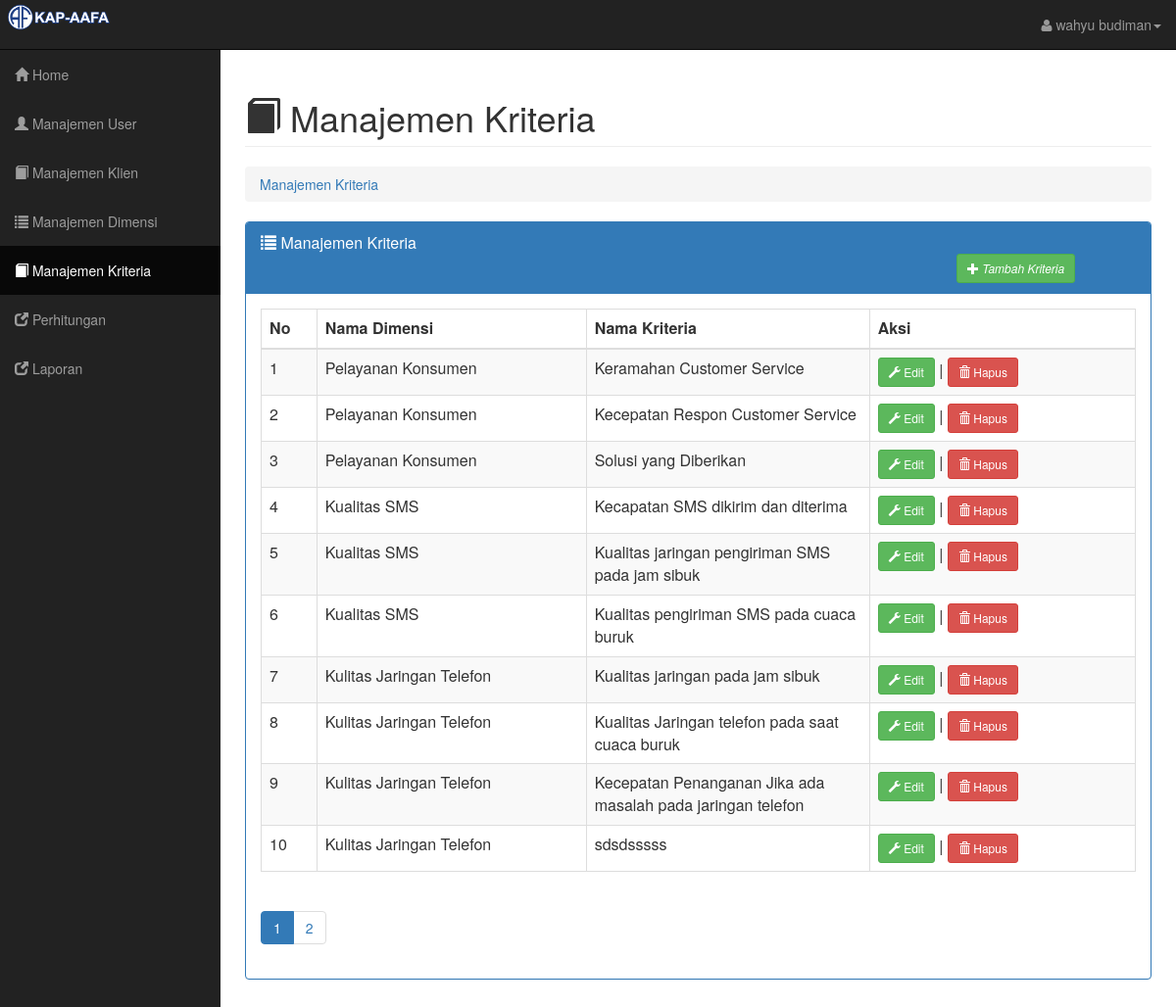
Screenshot of /adminweb/master.php?module=description (signed in) with the database file from the repository.
### tables this page shows
CREATE TABLE IF NOT EXISTS `tdescription` (
  `descriptionId` int(11) NOT NULL AUTO_INCREMENT,
  `description` text NOT NULL,
  `groupId` int(11) NOT NULL,
  `CreatedDate` datetime NOT NULL,
  `CreatedUser` int(11) NOT NULL,
  `ModifiedDate` datetime NOT NULL,
  `ModifiedUser` int(11) NOT NULL,
  PRIMARY KEY (`descriptionId`),
  KEY `groupId` (`groupId`)
);

CREATE TABLE IF NOT EXISTS `tgroup` (
  `groupId` int(11) NOT NULL AUTO_INCREMENT,
  `groupName` varchar(255) NOT NULL,
  `CreatedDate` datetime NOT NULL,
  `CreatedUser` int(11) NOT NULL,
  `ModifiedDate` datetime NOT NULL,
  `ModifiedUser` int(11) NOT NULL,
  PRIMARY KEY (`groupId`),
  KEY `CreatedUser` (`CreatedUser`,`ModifiedUser`),
  KEY `CreatedUser_2` (`CreatedUser`)
);

### adminweb/modul/mod_deskripsi/deskripsi.php (the view, shortened to what this page needs)
<?php
$aksi = "modul/mod_deskripsi/aksi_deskripsi.php";
switch($_GET[act]){
	default:
	?>
	<div class="row">
	    <div class="col-lg-12">
	        <h1 class="page-header">
	            <i class="glyphicon glyphicon-book"></i> Manajemen Kriteria
	        </h1>
	        <ol class="breadcrumb">
	            <li class="active">
	                 <a href="master.php?module=description">Manajemen Kriteria</a>
	            </li>
	        </ol>
	    </div>
	</div>
	<div class="panel panel-primary">
		<div class="panel-heading">
			<div class="panel-title"><span class="glyphicon glyphicon-list"></span> Manajemen Kriteria <i style="margin-left:710px;"><?php if($_SESSION['level']=="Super"){?><button class="btn btn-success btn-sm " onclick="window.location.href='?module=description&act=tambahpertanyaan'"><span class="glyphicon glyphicon-plus"></span> Tambah Kriteria </button></i><?php }?></div>
		</div>
		<div class="panel-body">
			<table id="tablekonten" class="table table-striped table-bordered table-responsive" style="">
				<thead>
					<th width="1%"><div id="konten">No</div></th>
					<th width="10%"><div id="konten">Nama Dimensi</div></th>
					<th width="10%"><div id="konten">Nama Kriteria</div></th>
					<th width="10%"><div id="konten">Aksi</div></th>
				</thead>
				<tbody>
					<?php
						$p      = new PagingSoal();
						$batas  = 10;
						$posisi = $p->cariPosisi($batas);
					    $tampil = mysqli_query($hore,"SELECT * FROM tdescription left join tgroup on tgroup.groupId = tdescription.groupId order by tdescription.groupId asc limit $posisi,$batas ");
					    $no = $posisi+1;
						while ($data = mysqli_fetch_array($tampil)){
							?>
							<tr>
								<td><div id="kontentd"><?php echo $no; ?></div></td>
								<td><div id="kontentd"><?php echo $data['groupName'];?></div></td>
								<td><div id="kontentd"><?php echo $data['description'];?></div></td>
								<td><div id="kontentd"><?php if($_SESSION['level']=="Super"){?><a href="?module=description&act=editdescription&id=<?php echo $data['descriptionId'];?>"><button class="btn btn-success btn-sm" ><span class="glyphicon glyphicon-wrench"></span> Edit</button></a> | <a href="<?php echo $aksi;?>?module=description&act=hapus&id=<?php echo $data['descriptionId'];?>"><button class="btn btn-danger btn-sm" onclick="return confirm('Hapus Kriteria?')"><span class="glyphicon glyphicon-trash"></span> Hapus</button></a><?php } ?></div>
								</td>
							</tr>
							<?php
							$no++;
						}
						$jmldata = mysqli_num_rows(mysqli_query($hore,"SELECT * FROM tdescription"));
						$jmlhalaman  = $p->jumlahHalaman($jmldata, $batas);
						$linkHalaman = $p->navHalaman($_GET[halaman], $jmlhalaman);
					?>
				</tbody>
			</table>
			<?php echo "<ul class='pagination'> $linkHalaman </ul>"; ?>
		</div>
	</div>
	<?php
	break;
	?>
    <?php
}
?>

### adminweb/master.php (shortened to what this page needs)
<?php
if (empty($_SESSION[username]) AND empty($_SESSION[password])){
    echo "
    <center>Untuk mengakses modul, Anda harus login <br>";
    echo "<a href=../index.php><b>LOGIN</b></a></center>";
}
else{
?>
<html lang="en">
<head>
    <link href="../css/bootstrap.min.css" rel="stylesheet">
    <link rel="stylesheet" href="//code.jquery.com/ui/1.11.2/themes/smoothness/jquery-ui.css">
    <link href="../css/sb-admin.css" rel="stylesheet">
    <link href="../font-awesome/css/font-awesome.min.css" rel="stylesheet" type="text/css">
</head>
<body>
    <div id="wrapper">
        <nav class="navbar navbar-inverse navbar-fixed-top" role="navigation">
            <div class="navbar-header">
                <a class="navbar-brand" style="height: 0px;padding: 0px 0px;" href="master.php">
                <img src="../images/logo-kapa.png" width="10%" alt=""></a>
            </div>
            <ul class="nav navbar-right top-nav">
                <li class="dropdown">
                    <a href="#" class="dropdown-toggle" data-toggle="dropdown"><i class="fa fa-user"></i> <?php echo $_SESSION[fullname] ?><b class="caret"></b></a>
                </li>
            </ul>
            <div class="collapse navbar-collapse navbar-ex1-collapse" >
                <ul class="nav navbar-nav side-nav">
                    <li class="<?php if($_GET['module']=='home'){echo'active';} ?>" >
                        <a href="?module=home"><i class="glyphicon glyphicon-home"></i> Home</a>
                    </li>
                    <?php if($_SESSION['level'] == 'Super') : ?>
                    <li class="<?php if($_GET['module']=='user'){echo'active';} ?>">
                        <a href="?module=user"><i class="glyphicon glyphicon-user"></i> Manajemen User</a>
                    </li>
                    <li class="<?php if($_GET['module']=='klien'){echo'active';} ?>">
                        <a href="?module=klien"><i class="glyphicon glyphicon-book"></i> Manajemen Klien </a>
                    </li>
                    <li class="<?php if($_GET['module']=='group'){echo'active';} ?>">
                        <a href="?module=group"><i class="glyphicon glyphicon-list"></i> Manajemen Dimensi</a>
                    </li>
                    <li class="<?php if($_GET['module']=='description'){echo'active';} ?>">
                        <a href="?module=description"><i class="glyphicon glyphicon-book"></i> Manajemen Kriteria </a>
                    </li>
                    <?php endif; ?>
                    <?php if(($_SESSION['level'] != 'Rekan') && ($_SESSION['level'] != 'Klien')) : ?>
                    <li class="<?php if($_GET['module']=='perhitungan'){echo'active';} ?>">
                        <a href="?module=perhitungan"><i class="glyphicon glyphicon-new-window"></i> Perhitungan</a>
                    </li>
                    <?php endif; ?>
                    <?php if(($_SESSION['level'] != 'Rekan') && ($_SESSION['level'] != 'Klien')) : ?>
                    <li class="<?php if($_GET['module']=='hasil'){echo'active';} ?>">
                        <a href="?module=hasil&sub=all"><i class="glyphicon glyphicon-new-window"></i> Laporan</a>
                    </li>
                    <?php endif; ?>
                </ul>
            </div>
        </nav>
        <div id="page-wrapper">
            <div class="container-fluid">
            <?php include "konten.php"; ?>
            </div>
        </div>
    </div>
</body>
</html>
<?php
}

### adminweb/konten.php (shortened to what this page needs)
<?php
include "../koneksi.php";
include "../fungsi/class_paging.php";
$module = $_GET['module'];
if ($module == 'group'){
	include "modul/mod_group/group.php";
}
elseif ($module == 'description'){
	include "modul/mod_deskripsi/deskripsi.php";
}
elseif ($module == 'hasil'){
	include "modul/mod_report/hasil.php";
}
elseif ($module == 'klien'){
	include "modul/mod_klien/klien.php";
}
elseif ($module == 'kuisioner'){
	include "modul/mod_kuisioner/kuisioner.php";
}
elseif ($module == 'grafik'){
	include "modul/mod_report/grafik.php";
}
elseif ($module == 'user'){
	include "modul/mod_user/user.php";
}
elseif ($module == 'perhitungan'){
	include "modul/mod_perhitungan/perhitungan.php";
}
elseif ($module == 'perhitungan_rekan'){
	include "modul/mod_perhitungan/perhitungan_rekan.php";
}
elseif ($module == 'perhitungan_rekan_layanan'){
	include "modul/mod_perhitungan/perhitungan_rekan_layanan.php";
}
else{
	include "modul/mod_home/home.php";
}
?>

### fungsi/class_paging.php (shortened to what this page needs)
<?php
class PagingSoal{
	function cariPosisi($batas){
		if(empty($_GET[halaman])){
			$posisi=0;
		}
		else{
			$posisi = ($_GET[halaman]-1) * $batas;
		}
		return $posisi;
	}
	function jumlahHalaman($jmldata, $batas){
		$jmlhalaman = ceil($jmldata/$batas);
		return $jmlhalaman;
	}
	function navHalaman($halaman_aktif, $jmlhalaman){
		$link_halaman = "";
		for ($i=1; $i<=$jmlhalaman; $i++){
			if ($i == $halaman_aktif){
				$link_halaman .= "<li class='active'><a href='$_SERVER[PHP_SELF]?module=description'>$i</a></li> ";
			}
			else{
				$link_halaman .= "<li><a href='$_SERVER[PHP_SELF]?module=description&halaman=$i'>$i</a></li>";
			}
			$link_halaman .= " ";
		}
		return $link_halaman;
	}
}
?>

### css/sb-admin.css (style rules this page uses)
body { margin-top: 100px; background-color: #222; }
@media (min-width:768px) { body { margin-top: 50px; } }
#wrapper { padding-left: 0; }
#page-wrapper { width: 100%; padding: 0; background-color: #fff; }
@media (min-width:768px) { #wrapper { padding-left: 225px; } }
@media (min-width:768px) { #page-wrapper { padding: 10px; } }
.top-nav { padding: 0 15px; }
.top-nav>li { display: inline-block; float: left; }
.top-nav>li>a { padding-top: 15px; padding-bottom: 15px; line-height: 20px; color: #999; }
@media (min-width:768px) { .side-nav { position: fixed; top: 51px; left: 225px; width: 225px; margin-left: -225px; border: none; border-radius: 0; overflow-y: auto; background-color: #222; bottom: 0; overflow-x: hidden; padding-bottom: 40px; } }
@media (min-width:768px) { .side-nav>li>a { width: 225px; } }

### rows the page displays
tdescription: groupId.groupName "Pelayanan Konsumen", description "Keramahan Customer Service"
tdescription: groupId.groupName "Pelayanan Konsumen", description "Kecepatan Respon Customer Service"
tdescription: groupId.groupName "Pelayanan Konsumen", description "Solusi yang Diberikan"
tdescription: groupId.groupName "Kualitas SMS", description "Kecapatan SMS dikirim dan diterima"
tdescription: groupId.groupName "Kualitas SMS", description "Kualitas jaringan pengiriman SMS pada jam sibuk"
tdescription: groupId.groupName "Kualitas SMS", description "Kualitas pengiriman SMS pada cuaca buruk"
tdescription: groupId.groupName "Kulitas Jaringan Telefon", description "Kualitas jaringan pada jam sibuk"
tdescription: groupId.groupName "Kulitas Jaringan Telefon", description "Kualitas Jaringan telefon pada saat cuaca buruk"
tdescription: groupId.groupName "Kulitas Jaringan Telefon", description "Kecepatan Penanganan Jika ada masalah pada jaringan telefon"
tdescription: groupId.groupName "Kulitas Jaringan Telefon", description "sdsdsssss"

### other values shown
$_SESSION[fullname] "wahyu budiman"
